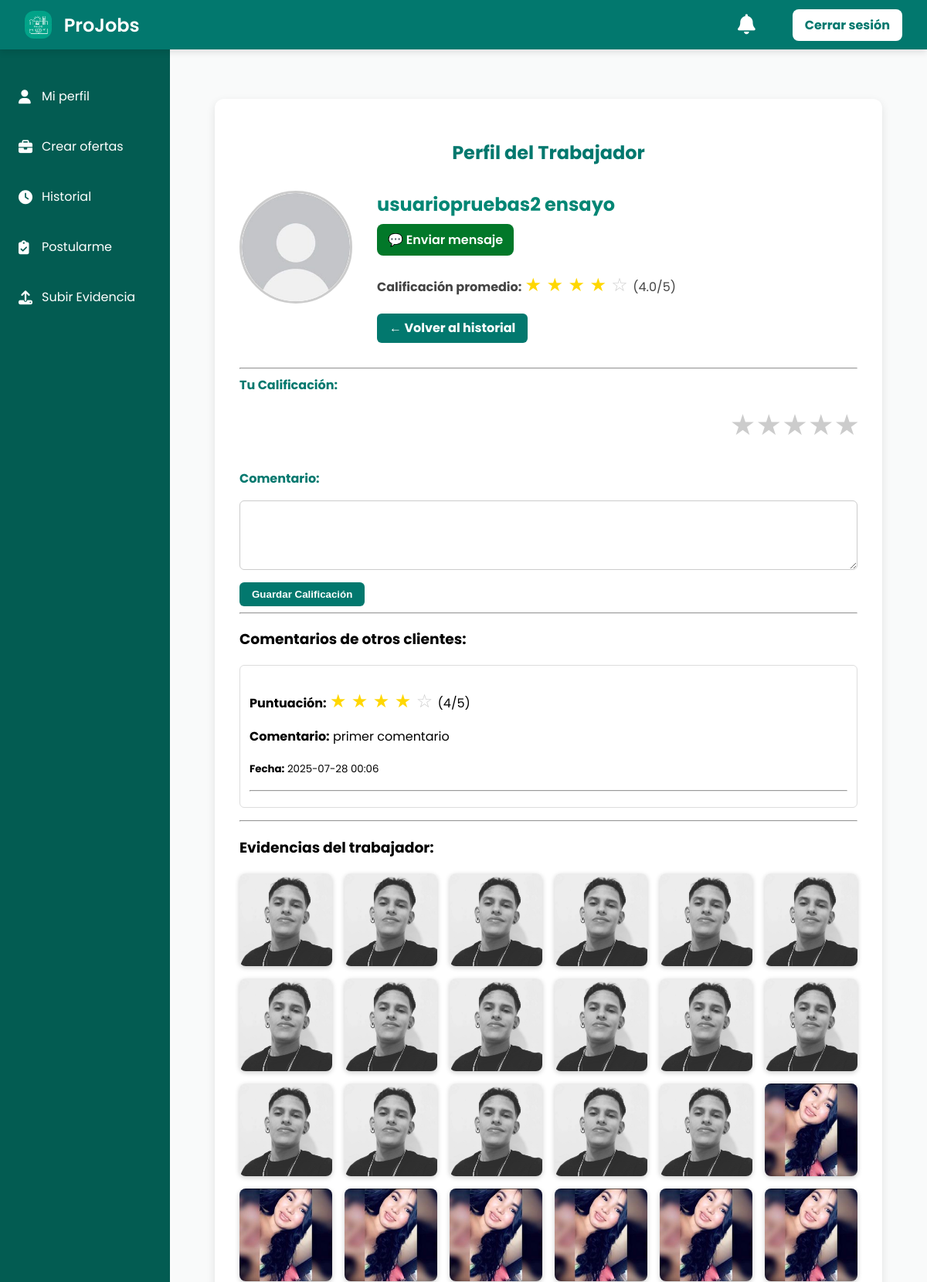
/trabajador/34/ (signed in, upper part), run on the app's committed database.
### projobs/models.py (models this page shows, shortened)
class Usuario(models.Model):
    nombre = models.CharField(max_length=100)
    apellido = models.CharField(max_length=100)
    correo = models.EmailField(unique=True)
    password = models.CharField(max_length=254)
    ROLES = (
        (1, "Admin"),
        (2, "Cliente"),
        (3, "Trabajador"),
    )
    rol = models.IntegerField(choices=ROLES, default=2)
    foto = models.ImageField(upload_to='fotos_perfil/', blank=True, null=True)
    token_recuperacion = models.CharField(max_length=255, null=True, blank=True)  # <-- NUEVO CAMPO
    def promedio_calificaciones(self):
        promedio = self.calificaciones_recibidas.aggregate(avg=Avg('puntuacion'))['avg']
        return round(promedio, 1) if promedio else None

class Calificacion(models.Model):
    trabajador = models.ForeignKey(Usuario, on_delete=models.CASCADE, related_name="calificaciones_recibidas")
    cliente = models.ForeignKey(Usuario, on_delete=models.CASCADE, related_name="calificaciones_realizadas")
    puntuacion = models.IntegerField()
    comentario = models.TextField()
    fecha = models.DateTimeField(auto_now_add=True)
    class Meta:
        unique_together = ('trabajador', 'cliente')

class Evidencia(models.Model):
    trabajador = models.ForeignKey(Usuario, on_delete=models.CASCADE, limit_choices_to={'rol': 3})
    postulacion = models.ForeignKey(Postulacion, on_delete=models.CASCADE)
    archivo = models.FileField(upload_to='evidencias/')
    descripcion = models.TextField(blank=True)
    fecha = models.DateTimeField(auto_now_add=True)

### projobs/views.py (the view, shortened to what this page needs)
# urls.py: path('trabajador/<int:id>/', views.perfil_trabajador_detalle, name='perfil_trabajador_detalle'),
@require_http_methods(["GET", "POST"])
def perfil_trabajador_detalle(request, id):
    cliente = get_object_or_404(Usuario, id=request.session.get('usuario_id'))
    trabajador = get_object_or_404(Usuario, id=id, rol=3)
    calificaciones = Calificacion.objects.filter(trabajador=trabajador).order_by('-fecha')
    return render(request, 'trabajador/perfil_trabajador_detalle.html', {
        'usuario': cliente, 'trabajador': trabajador,
        'promedio': trabajador.promedio_calificaciones(),
        'calificaciones': calificaciones[:10],
        'mostrar_todas': calificaciones.count() > 3
    })

### projobs/templates/trabajador/perfil_trabajador_detalle.html (shortened to what this page needs)
{% extends 'baseperfil.html' %}
{% load static %}
{% block content %}
<div class="perfil-trabajador-box">
  <h2>Perfil del Trabajador</h2>
  <div class="perfil-trabajador-info">
    {% if trabajador.foto %}
      <img src="{{ trabajador.foto.url }}" alt="Foto" class="foto-trabajador">
    {% else %}
      <img src="{% static 'img/perfil_default.png' %}" alt="Foto por defecto" class="foto-trabajador">
    {% endif %}
    <div>
      <h3>{{ trabajador.nombre }} {{ trabajador.apellido }}</h3>
      <a href="{% url 'chat_con_usuario' trabajador.id %}" class="btn-mensaje">💬 Enviar mensaje</a>
      <p><strong>Calificación promedio:</strong>
        <span class="estrellas-promedio">
          {% for i in "12345" %}
            {% if forloop.counter <= promedio %}
              <span class="estrella llena">★</span>
            {% else %}
              <span class="estrella vacia">☆</span>
            {% endif %}
          {% endfor %}
        </span>
        ({{ promedio }}/5)
      </p>
      <a href="{% url 'historial_postulaciones' %}" class="btn-volver">← Volver al historial</a>
    </div>
  </div>
  <hr>
  <form method="post" class="form-calificacion">
    <label>Tu Calificación:</label>
    <div class="estrellas">
      {% for i in "54321" %}
        <label for="estrella{{ i }}">★</label>
      {% endfor %}
    </div>
    <label for="comentario">Comentario:</label>
    <textarea name="comentario" id="comentario" rows="4" required></textarea>
    <button type="submit">Guardar Calificación</button>
  </form>
  <hr>
  <h3>Comentarios de otros clientes:</h3>
  {% if calificaciones %}
    <div id="comentarios">
      {% for c in calificaciones %}
        <div class="comentario-box {% if forloop.counter > 3 %}oculto{% endif %}">
          <p><strong>Puntuación:</strong>
            <span class="estrellas-promedio">
              {% for i in "12345" %}
                {% if forloop.counter <= c.puntuacion %}
                  <span class="estrella llena">★</span>
                {% else %}
                  <span class="estrella vacia">☆</span>
                {% endif %}
              {% endfor %}
            </span>
            ({{ c.puntuacion }}/5)
          </p>
          <p><strong>Comentario:</strong> {{ c.comentario }}</p>
          <p><small><strong>Fecha:</strong> {{ c.fecha|date:"Y-m-d H:i" }}</small></p>
          <hr>
        </div>
      {% endfor %}
    </div>
  {% else %}
    <p>No hay comentarios aún.</p>
  {% endif %}
  <hr>
  <h3>Evidencias del trabajador:</h3>
  {% if trabajador.evidencia_set.all %}
    <div class="grid-evidencias">
      {% for ev in trabajador.evidencia_set.all %}
        <div class="evidencia-item" onclick="mostrarEvidencia('{{ ev.archivo.url }}', `{{ ev.descripcion|default:"Sin descripción" }}`, '{{ ev.fecha|date:"Y-m-d H:i" }}')">
          <img src="{{ ev.archivo.url }}" alt="Evidencia" class="miniatura-evidencia">
        </div>
      {% endfor %}
    </div>
  {% else %}
    <p>Este trabajador aún no ha subido evidencias.</p>
  {% endif %}
</div>
{% endblock %}

### projobs/static/css/dashboard.css (style rules this page uses)
body { margin: 0; font-family: 'Poppins', sans-serif; background-color: #eaf4f3; }
.main-content > * { max-width: 1000px; margin: 0 auto; }

### projobs/static/css/style_editar_perfil.css (style rules this page uses)
body { background: linear-gradient(to right, #f0fdf4, #e0f7f1); font-family: 'Poppins', sans-serif; }

### projobs/static/css/perfil_trabajador.css (style rules this page uses)
.perfil-trabajador-box { max-width: 800px; margin: 2rem auto; background: #fff; border-radius: 12px; box-shadow: 0 4px 12px rgba(0,0,0,0.1); padding: 2rem; }
.perfil-trabajador-box h2 { text-align: center; color: #02786e; margin-bottom: 2rem; }
.perfil-trabajador-info { display: flex; align-items: flex-start; gap: 2rem; margin-bottom: 2rem; }
.foto-trabajador { width: 140px; height: 140px; object-fit: cover; border-radius: 50%; border: 3px solid #ccc; }
.perfil-trabajador-info h3 { margin: 0; color: #028674; font-size: 1.5rem; }
.perfil-trabajador-info p { margin: 0.25rem 0; color: #444; }
.btn-volver { display: inline-block; margin-top: 1rem; padding: 0.4rem 1rem; background-color: #02786e; color: #fff; border-radius: 6px; text-decoration: none; font-weight: bold; transition: background 0.3s ease; }
.form-calificacion { display: flex; flex-direction: column; gap: 1rem; }
.form-calificacion label { font-weight: bold; color: #02786e; }
.form-calificacion select, .form-calificacion textarea { padding: 0.5rem; border-radius: 6px; border: 1px solid #ccc; font-size: 0.95rem; }
.form-calificacion button { align-self: flex-start; background-color: #02786e; color: white; padding: 0.5rem 1rem; border-radius: 6px; font-weight: bold; border: none; cursor: pointer; }
.comentario-box { background: #fff; border: 1px solid #ddd; padding: 0.75rem; margin-bottom: 1rem; border-radius: 6px; }
.estrellas { direction: rtl; unicode-bidi: bidi-override; display: flex; justify-content: start; gap: 4px; margin-bottom: 1rem; }
.estrellas label { font-size: 2rem; color: #ccc; cursor: pointer; transition: color 0.2s; }
.estrellas { direction: rtl; unicode-bidi: bidi-override; display: flex; gap: 5px; font-size: 2rem; margin-bottom: 1rem; }
.estrellas label { color: #ccc; cursor: pointer; transition: color 0.2s; }
.estrellas-promedio { font-size: 1.5rem; }
.estrella.llena { color: gold; }
.estrella.vacia { color: #ccc; }
.comentario-box { margin-bottom: 1rem; }
.btn-mensaje { display: inline-block; margin: 0.5rem 0 1rem; padding: 8px 14px; background-color: #027829; color: white; font-weight: 600; border-radius: 8px; text-decoration: none; transition: background 0.3s ease; }

### projobs/templates/trabajador/perfil_trabajador_detalle.html (style rules this page uses)
.grid-evidencias { display: flex; flex-wrap: wrap; gap: 1rem; margin-top: 1rem; }
.evidencia-item { width: 120px; height: 120px; cursor: pointer; overflow: hidden; border-radius: 8px; box-shadow: 0 2px 6px rgba(0,0,0,0.2); }
.miniatura-evidencia { width: 100%; height: 100%; object-fit: cover; transition: transform 0.2s ease-in-out; }

### data on the page
Usuario: nombre "usuariopruebas2", apellido "ensayo"
Calificacion: puntuacion "4", comentario "primer comentario", fecha "2025-07-28 00:06"
Evidencia: archivo (picture)
Evidencia: archivo (picture)
Evidencia: archivo (picture)
Evidencia: archivo (picture)
Evidencia: archivo (picture)
Evidencia: archivo (picture)
Evidencia: archivo (picture)
Evidencia: archivo (picture)
Evidencia: archivo (picture)
Evidencia: archivo (picture)
Evidencia: archivo (picture)
Evidencia: archivo (picture)
Evidencia: archivo (picture)
Evidencia: archivo (picture)
Evidencia: archivo (picture)
Evidencia: archivo (picture)
Evidencia: archivo (picture)
Evidencia: archivo (picture)
Evidencia: archivo (picture)
Evidencia: archivo (picture)
Evidencia: archivo (picture)
Evidencia: archivo (picture)
Evidencia: archivo (picture)
Evidencia: archivo (picture)

### other printed values
{{ promedio }} "4.0"
